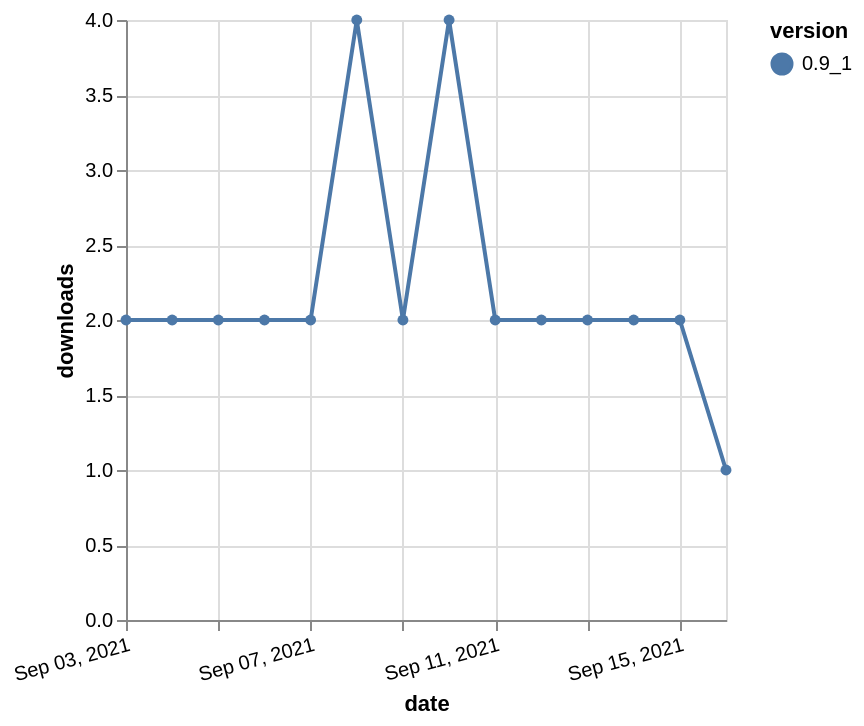

The specification (Vega-Lite) saved for this image:
### Vega-Lite specification from a JSON file in a GitHub repository (floating-point values rounded to 4 significant figures)
{"$schema": "https://vega.github.io/schema/vega-lite/v5.json", "description": "A simple bar chart with embedded data.", "data": {"values": [{"date": "2021-09-03", "total": 3097, "delta": 2, "version": "0.9_1"}, {"date": "2021-09-04", "total": 3099, "delta": 2, "version": "0.9_1"}, {"date": "2021-09-05", "total": 3101, "delta": 2, "version": "0.9_1"}, {"date": "2021-09-06", "total": 3103, "delta": 2, "version": "0.9_1"}, {"date": "2021-09-07", "total": 3105, "delta": 2, "version": "0.9_1"}, {"date": "2021-09-08", "total": 3109, "delta": 4, "version": "0.9_1"}, {"date": "2021-09-09", "total": 3111, "delta": 2, "version": "0.9_1"}, {"date": "2021-09-10", "total": 3115, "delta": 4, "version": "0.9_1"}, {"date": "2021-09-11", "total": 3117, "delta": 2, "version": "0.9_1"}, {"date": "2021-09-12", "total": 3119, "delta": 2, "version": "0.9_1"}, {"date": "2021-09-13", "total": 3121, "delta": 2, "version": "0.9_1"}, {"date": "2021-09-14", "total": 3123, "delta": 2, "version": "0.9_1"}, {"date": "2021-09-15", "total": 3125, "delta": 2, "version": "0.9_1"}, {"date": "2021-09-16", "total": 3126, "delta": 1, "version": "0.9_1"}]}, "width": "container", "mark": {"type": "line", "point": {"filled": true}}, "encoding": {"x": {"field": "date", "type": "temporal", "timeUnit": "yearmonthdate", "title": "date", "axis": {"labelAngle": -15}}, "y": {"field": "delta", "type": "quantitative", "title": "downloads"}, "color": {"field": "version", "type": "nominal"}, "tooltip": {"field": "delta"}}}
